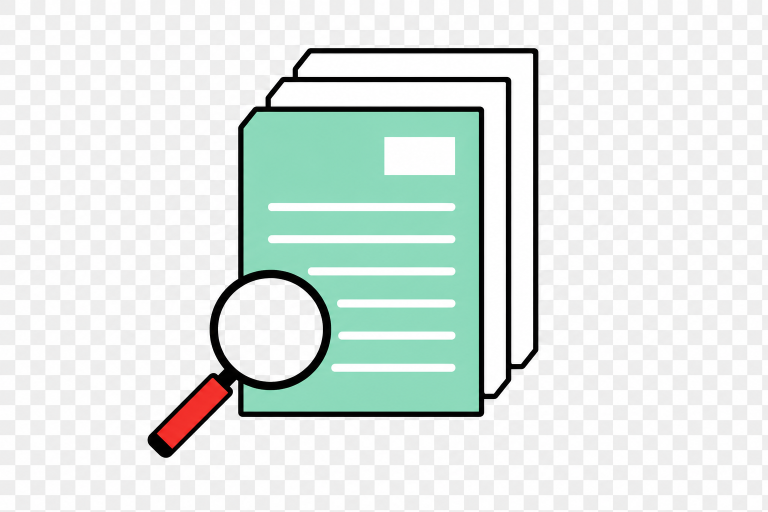
#> input picture share/qt/img/custom/history.png, 1536 x 1024 px (shown at 1/2 size); the run also reads 1 picture not shown here
$ python process_project_images.py
#> lines starting #> are read from the running program, lines starting #| are printed output that depends on the picture
#!/usr/bin/env python3
"""Strip metadata from project images, Android launcher icons, and white toolbar variants."""

import os
import sys
from PIL import Image, PngImagePlugin

REPO = os.path.abspath(os.path.join(os.path.dirname(__file__), "..", ".."))
IMAGE_EXTS = {".png", ".jpg", ".jpeg", ".ico", ".icns", ".mng", ".bmp", ".gif", ".webp"}

SKIP_DIRS = {
    ".git",
    "node_modules",
    "build",
    "build-mingw-x86_64",
    "release",
    "windows-build",
    "android-build",
    "arm64-v8a",
}


def should_process(path):
    parts = set(os.path.normpath(path).split(os.sep))
    return not parts.intersection(SKIP_DIRS)


def iter_images(root):
    for dirpath, dirnames, filenames in os.walk(root):
        dirnames[:] = [d for d in dirnames if d not in SKIP_DIRS]
        for name in filenames:
            ext = os.path.splitext(name)[1].lower()
            if ext in IMAGE_EXTS:
                yield os.path.join(dirpath, name)


def strip_image(path):
    ext = os.path.splitext(path)[1].lower()
    if ext == ".mng":
        return False

    img = Image.open(path)
    if getattr(img, "is_animated", False) and getattr(img, "n_frames", 1) > 1:
        frames = []
        for frame in range(img.n_frames):
            img.seek(frame)
            frames.append(clean_image(img.copy()))
        frames[0].save(
            path,
            save_all=True,
            append_images=frames[1:],
            duration=img.info.get("duration", 100),
            loop=img.info.get("loop", 0),
            optimize=True,
        )
        return True

    clean = clean_image(img)
    save_kwargs = {"optimize": True}
    if ext == ".png":
        save_kwargs["pnginfo"] = PngImagePlugin.PngInfo()
    if ext in {".jpg", ".jpeg"}:
        save_kwargs["quality"] = 95
        save_kwargs["subsampling"] = 0

    clean.save(path, **save_kwargs)
    return True


def clean_image(img):
    if img.mode in ("P", "PA"):
        img = img.convert("RGBA")
    elif img.mode == "LA":
        img = img.convert("RGBA")
    elif img.mode == "RGB":
        pass
    elif img.mode != "RGBA":
        img = img.convert("RGBA")

    out = Image.new(img.mode, img.size)
    out.paste(img)
    return out


def to_white_variant(img):
    base = clean_image(img)
    if base.mode != "RGBA":
        base = base.convert("RGBA")
    white = Image.new("RGBA", base.size, (255, 255, 255, 0))
    r, g, b, a = base.split()
    white.putalpha(a)
    return white


def save_white_copy(src_path, dst_path):
    img = Image.open(src_path)
    white = to_white_variant(img)
    white.save(dst_path, optimize=True, pnginfo=PngImagePlugin.PngInfo())


ANDROID_LAUNCHER_SIZES = {
    "drawable-ldpi": 36,
    "drawable-mdpi": 48,
    "drawable-hdpi": 72,
    "drawable-xhdpi": 96,
    "drawable-xxhdpi": 144,
    "drawable-xxxhdpi": 192,
}


def regenerate_android_launcher_icons():
    splash = os.path.join(REPO, "src", "qt", "res", "images", "splash.png")
    android_res = os.path.join(REPO, "src", "qt", "android", "res")
    if not os.path.isfile(splash) or not os.path.isdir(android_res):
        return 0

    launcher = clean_image(Image.open(splash))
    updated = 0
    for folder, size in ANDROID_LAUNCHER_SIZES.items():
        out_dir = os.path.join(android_res, folder)
        if not os.path.isdir(out_dir):
            continue
        out_path = os.path.join(out_dir, "infinitericks.png")
        icon = launcher.resize((size, size), Image.LANCZOS)
        icon.save(out_path, optimize=True, pnginfo=PngImagePlugin.PngInfo())
        updated += 1
    return updated


def install_custom_toolbar_icons():
    """Install user-provided toolbar icons when source masters exist."""
    custom_dir = os.path.join(REPO, "share", "qt", "img", "custom")
    icon_dir = os.path.join(REPO, "src", "qt", "res", "icons")
    installed = []

    for name in ("history.png", "address-book1.png"):
        src = os.path.join(custom_dir, name)
        dst = os.path.join(icon_dir, name)
        if not os.path.isfile(src):
            continue
        img = Image.open(src).convert("RGBA")
        w, h = img.size
#> w = 1536; h = 1024
        side = min(w, h)
#> side = 1024
        left = (w - side) // 2
#> left = 256
        top = (h - side) // 2
#> top = 0
        img = img.crop((left, top, left + side, top + side))
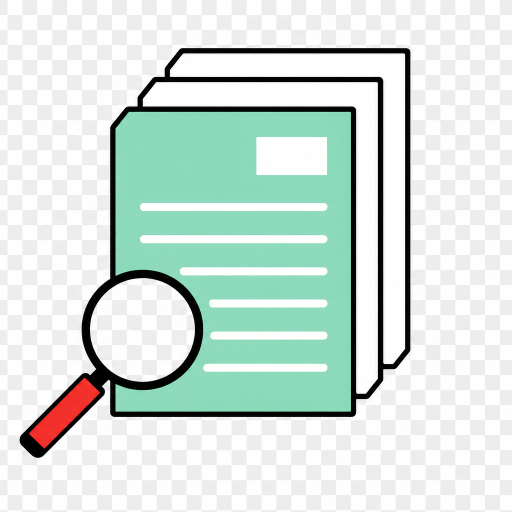
#> img: PIL image 1024x1024 RGBA (shown at 1/2 size); mean R, G, B, A 211.1, 225, 219, 255
        img = img.resize((48, 48), Image.LANCZOS)
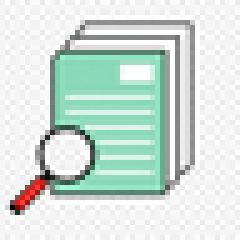
#> img: PIL image 48x48 RGBA (shown 5 times larger); mean R, G, B, A 210.3, 224.3, 218.2, 255
        img.save(dst, optimize=True, pnginfo=PngImagePlugin.PngInfo())
        installed.append(dst)
#> pass 2 of the loop in install_custom_toolbar_icons, `for name in ("history.png", "address-book1.png"):`:
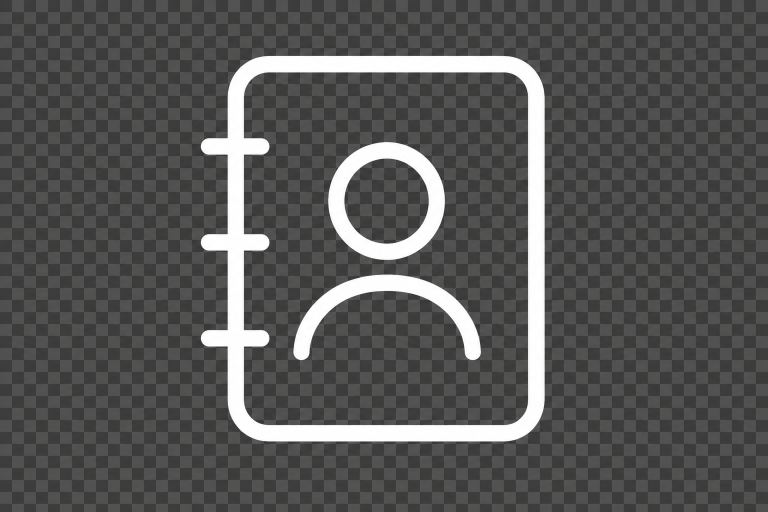
#> input picture share/qt/img/custom/address-book1.png, 1536 x 1024 px (shown at 1/2 size)
#> in install_custom_toolbar_icons, `img = img.crop((left, top, left + side, top + side))`:
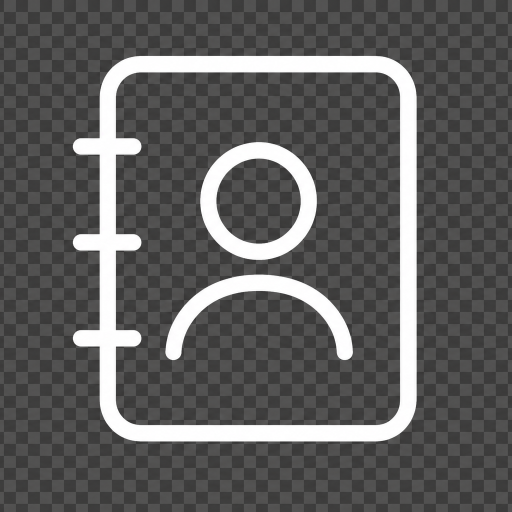
#> img: PIL image 1024x1024 RGBA (shown at 1/2 size); mean R, G, B, A 94, 93.5, 93.2, 255
#> in install_custom_toolbar_icons, `img = img.resize((48, 48), Image.LANCZOS)`:
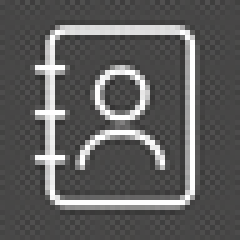
#> img: PIL image 48x48 RGBA (shown 5 times larger); mean R, G, B, A 93.5, 93, 92.6, 255

    return installed


def main():
    os.chdir(REPO)

    installed = install_custom_toolbar_icons()
    for path in installed:
        print(f"Installed custom icon: {path}")

    android_icons = regenerate_android_launcher_icons()
    if android_icons:
        print(f"Updated {android_icons} Android launcher icon(s)")

    processed = 0
    for path in sorted(iter_images(REPO)):
        if not should_process(path):
            continue
        try:
            if strip_image(path):
#> in strip_image, img is the input picture: PIL image 1536x1024 RGB; mean R, G, B 86.3, 85.8, 85.5
#> in clean_image, `out = Image.new(img.mode, img.size)`: out: PIL image 1536x1024 RGB; every value is 0
                processed += 1
        except Exception as exc:
            print(f"WARN: could not process {path}: {exc}", file=sys.stderr)
#> pass 2 of the loop in main, `for path in sorted(iter_images(REPO)):`:
#> in strip_image, img is the input picture: PIL image 1536x1024 RGB; mean R, G, B 222.6, 231.8, 227.8

    print(f"Stripped metadata from {processed} image(s)")
    return 0


if __name__ == "__main__":
    sys.exit(main())
#> (the program exits here)
